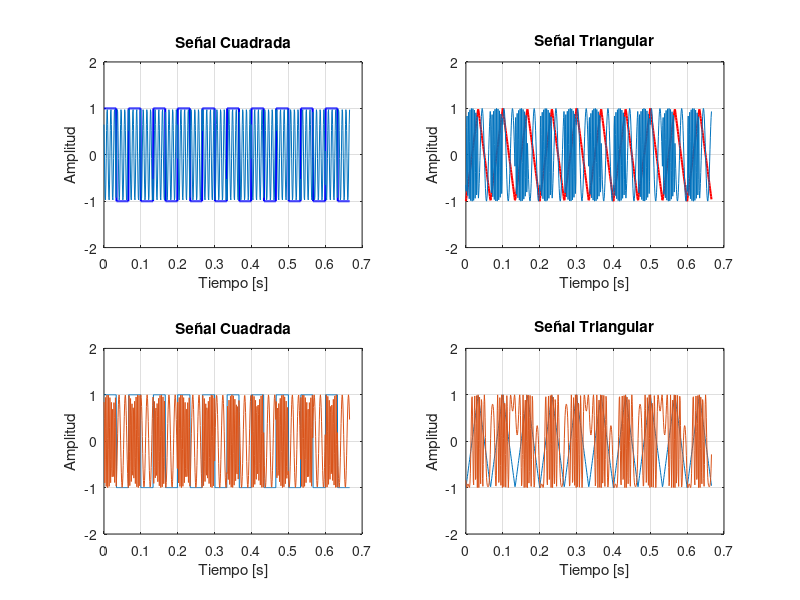

Source code (MATLAB):
clc, clear, close all;

% IMPORTAR PAQUETES
pkg load signal;

%% GENERACION DE LAS SEÑALES
clc; clear; close all;

f = 15;               % Frecuencia de la señal (Hz)
T = 1/f;             % Periodo
Fs = 1000;           % Frecuencia de muestreo
Ts = 1/Fs;
t = 0: Ts : 10*T;      % Vector de tiempo para dos periodos

% SENAL CUADRADA
ft1 = square(2*pi*f*t);

% SENAL TRIANGULAR
ft2 = sawtooth(2*pi*f*t, 0.5);  % Ciclo de subida y bajada simetrico


%% MODULACION PM Y FM

% PORTADORA
A = 1;
fc = 100;
kp = 15;

% SENAL PM
fi1 = A*sin( 2*pi*fc*t + kp*ft1);
fi2 = A*sin( 2*pi*fc*t + kp*ft2);

% SENAL FM
fi3 = A*sin( 2*pi*fc*t + cumsum(ft1));
fi4 = A*sin( 2*pi*fc*t + cumsum(ft2));

%% GRAFICAS Y RESULTADOS
figure;

subplot(2,2,1);
plot(t, ft1, 'b', 'LineWidth', 1.5);
hold on
plot(t, fi1);
title('Señal Cuadrada');
xlabel('Tiempo [s]');
ylabel('Amplitud');
ylim([-2 2]);
grid on;
hold off;

subplot(2,2,2);
plot(t, ft2, 'r', 'LineWidth', 1.5);
hold on
plot(t, fi2);
title('Señal Triangular');
xlabel('Tiempo [s]');
ylabel('Amplitud');
ylim([-2 2]);
grid on;
hold off;

subplot(2, 2, 3);
plot(t, ft1);
hold on
plot(t, fi3);
title('Señal Cuadrada');
xlabel('Tiempo [s]');
ylabel('Amplitud');
ylim([-2 2]);
grid on;
hold off;

subplot(2, 2, 4);
plot(t, ft2);
hold on
plot(t, fi4);
title('Señal Triangular');
xlabel('Tiempo [s]');
ylabel('Amplitud');
ylim([-2 2]);
grid on;
hold off;
